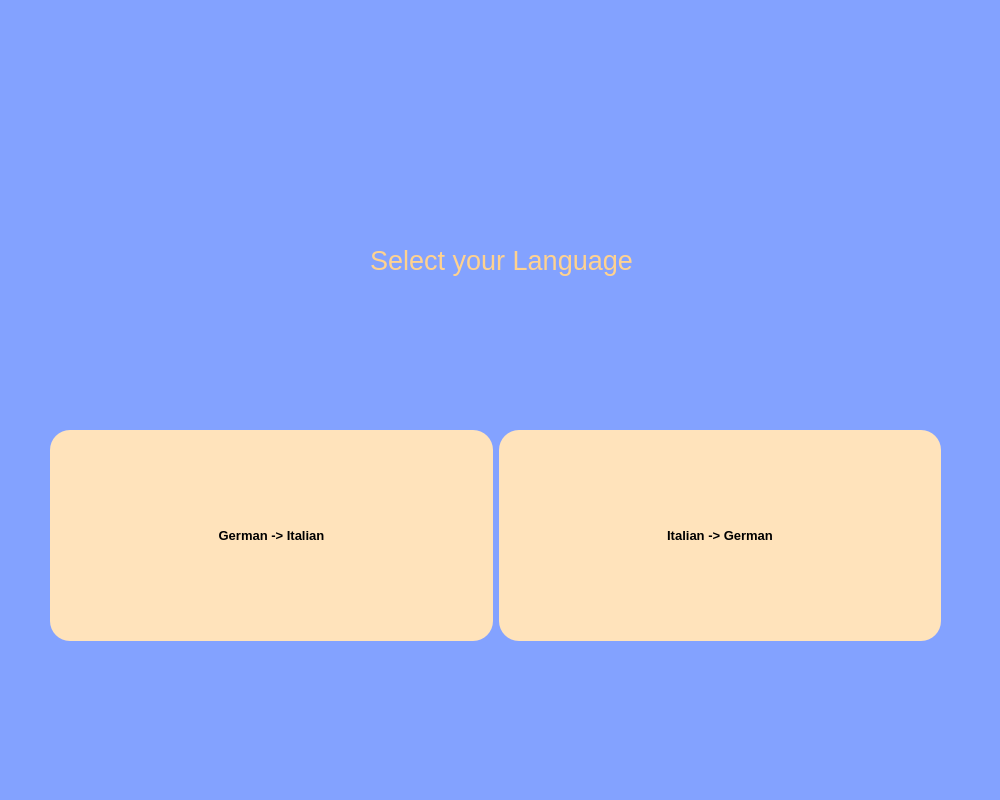
<?xml version="1.0" encoding="UTF-8"?>
<ui version="4.0">
 <class>initialWindow</class>
 <widget class="QWidget" name="initialWindow">
  <property name="geometry">
   <rect>
    <x>0</x>
    <y>0</y>
    <width>1000</width>
    <height>800</height>
   </rect>
  </property>
  <property name="palette">
   <palette>
    <active>
     <colorrole role="WindowText">
      <brush brushstyle="SolidPattern">
       <color alpha="255">
        <red>0</red>
        <green>0</green>
        <blue>0</blue>
       </color>
      </brush>
     </colorrole>
     <colorrole role="Button">
      <brush brushstyle="SolidPattern">
       <color alpha="255">
        <red>255</red>
        <green>255</green>
        <blue>255</blue>
       </color>
      </brush>
     </colorrole>
     <colorrole role="Light">
      <brush brushstyle="SolidPattern">
       <color alpha="255">
        <red>255</red>
        <green>255</green>
        <blue>255</blue>
       </color>
      </brush>
     </colorrole>
     <colorrole role="Midlight">
      <brush brushstyle="SolidPattern">
       <color alpha="255">
        <red>255</red>
        <green>255</green>
        <blue>255</blue>
       </color>
      </brush>
     </colorrole>
     <colorrole role="Dark">
      <brush brushstyle="SolidPattern">
       <color alpha="255">
        <red>127</red>
        <green>127</green>
        <blue>127</blue>
       </color>
      </brush>
     </colorrole>
     <colorrole role="Mid">
      <brush brushstyle="SolidPattern">
       <color alpha="255">
        <red>170</red>
        <green>170</green>
        <blue>170</blue>
       </color>
      </brush>
     </colorrole>
     <colorrole role="Text">
      <brush brushstyle="SolidPattern">
       <color alpha="255">
        <red>0</red>
        <green>0</green>
        <blue>0</blue>
       </color>
      </brush>
     </colorrole>
     <colorrole role="BrightText">
      <brush brushstyle="SolidPattern">
       <color alpha="255">
        <red>255</red>
        <green>255</green>
        <blue>255</blue>
       </color>
      </brush>
     </colorrole>
     <colorrole role="ButtonText">
      <brush brushstyle="SolidPattern">
       <color alpha="255">
        <red>0</red>
        <green>0</green>
        <blue>0</blue>
       </color>
      </brush>
     </colorrole>
     <colorrole role="Base">
      <brush brushstyle="SolidPattern">
       <color alpha="255">
        <red>255</red>
        <green>255</green>
        <blue>255</blue>
       </color>
      </brush>
     </colorrole>
     <colorrole role="Window">
      <brush brushstyle="SolidPattern">
       <color alpha="255">
        <red>255</red>
        <green>255</green>
        <blue>255</blue>
       </color>
      </brush>
     </colorrole>
     <colorrole role="Shadow">
      <brush brushstyle="SolidPattern">
       <color alpha="255">
        <red>0</red>
        <green>0</green>
        <blue>0</blue>
       </color>
      </brush>
     </colorrole>
     <colorrole role="AlternateBase">
      <brush brushstyle="SolidPattern">
       <color alpha="255">
        <red>255</red>
        <green>255</green>
        <blue>255</blue>
       </color>
      </brush>
     </colorrole>
     <colorrole role="ToolTipBase">
      <brush brushstyle="SolidPattern">
       <color alpha="255">
        <red>255</red>
        <green>255</green>
        <blue>220</blue>
       </color>
      </brush>
     </colorrole>
     <colorrole role="ToolTipText">
      <brush brushstyle="SolidPattern">
       <color alpha="255">
        <red>0</red>
        <green>0</green>
        <blue>0</blue>
       </color>
      </brush>
     </colorrole>
    </active>
    <inactive>
     <colorrole role="WindowText">
      <brush brushstyle="SolidPattern">
       <color alpha="255">
        <red>0</red>
        <green>0</green>
        <blue>0</blue>
       </color>
      </brush>
     </colorrole>
     <colorrole role="Button">
      <brush brushstyle="SolidPattern">
       <color alpha="255">
        <red>255</red>
        <green>255</green>
        <blue>255</blue>
       </color>
      </brush>
     </colorrole>
     <colorrole role="Light">
      <brush brushstyle="SolidPattern">
       <color alpha="255">
        <red>255</red>
        <green>255</green>
        <blue>255</blue>
       </color>
      </brush>
     </colorrole>
     <colorrole role="Midlight">
      <brush brushstyle="SolidPattern">
       <color alpha="255">
        <red>255</red>
        <green>255</green>
        <blue>255</blue>
       </color>
      </brush>
     </colorrole>
     <colorrole role="Dark">
      <brush brushstyle="SolidPattern">
       <color alpha="255">
        <red>127</red>
        <green>127</green>
        <blue>127</blue>
       </color>
      </brush>
     </colorrole>
     <colorrole role="Mid">
      <brush brushstyle="SolidPattern">
       <color alpha="255">
        <red>170</red>
        <green>170</green>
        <blue>170</blue>
       </color>
      </brush>
     </colorrole>
     <colorrole role="Text">
      <brush brushstyle="SolidPattern">
       <color alpha="255">
        <red>0</red>
        <green>0</green>
        <blue>0</blue>
       </color>
      </brush>
     </colorrole>
     <colorrole role="BrightText">
      <brush brushstyle="SolidPattern">
       <color alpha="255">
        <red>255</red>
        <green>255</green>
        <blue>255</blue>
       </color>
      </brush>
     </colorrole>
     <colorrole role="ButtonText">
      <brush brushstyle="SolidPattern">
       <color alpha="255">
        <red>0</red>
        <green>0</green>
        <blue>0</blue>
       </color>
      </brush>
     </colorrole>
     <colorrole role="Base">
      <brush brushstyle="SolidPattern">
       <color alpha="255">
        <red>255</red>
        <green>255</green>
        <blue>255</blue>
       </color>
      </brush>
     </colorrole>
     <colorrole role="Window">
      <brush brushstyle="SolidPattern">
       <color alpha="255">
        <red>255</red>
        <green>255</green>
        <blue>255</blue>
       </color>
      </brush>
     </colorrole>
     <colorrole role="Shadow">
      <brush brushstyle="SolidPattern">
       <color alpha="255">
        <red>0</red>
        <green>0</green>
        <blue>0</blue>
       </color>
      </brush>
     </colorrole>
     <colorrole role="AlternateBase">
      <brush brushstyle="SolidPattern">
       <color alpha="255">
        <red>255</red>
        <green>255</green>
        <blue>255</blue>
       </color>
      </brush>
     </colorrole>
     <colorrole role="ToolTipBase">
      <brush brushstyle="SolidPattern">
       <color alpha="255">
        <red>255</red>
        <green>255</green>
        <blue>220</blue>
       </color>
      </brush>
     </colorrole>
     <colorrole role="ToolTipText">
      <brush brushstyle="SolidPattern">
       <color alpha="255">
        <red>0</red>
        <green>0</green>
        <blue>0</blue>
       </color>
      </brush>
     </colorrole>
    </inactive>
    <disabled>
     <colorrole role="WindowText">
      <brush brushstyle="SolidPattern">
       <color alpha="255">
        <red>127</red>
        <green>127</green>
        <blue>127</blue>
       </color>
      </brush>
     </colorrole>
     <colorrole role="Button">
      <brush brushstyle="SolidPattern">
       <color alpha="255">
        <red>255</red>
        <green>255</green>
        <blue>255</blue>
       </color>
      </brush>
     </colorrole>
     <colorrole role="Light">
      <brush brushstyle="SolidPattern">
       <color alpha="255">
        <red>255</red>
        <green>255</green>
        <blue>255</blue>
       </color>
      </brush>
     </colorrole>
     <colorrole role="Midlight">
      <brush brushstyle="SolidPattern">
       <color alpha="255">
        <red>255</red>
        <green>255</green>
        <blue>255</blue>
       </color>
      </brush>
     </colorrole>
     <colorrole role="Dark">
      <brush brushstyle="SolidPattern">
       <color alpha="255">
        <red>127</red>
        <green>127</green>
        <blue>127</blue>
       </color>
      </brush>
     </colorrole>
     <colorrole role="Mid">
      <brush brushstyle="SolidPattern">
       <color alpha="255">
        <red>170</red>
        <green>170</green>
        <blue>170</blue>
       </color>
      </brush>
     </colorrole>
     <colorrole role="Text">
      <brush brushstyle="SolidPattern">
       <color alpha="255">
        <red>127</red>
        <green>127</green>
        <blue>127</blue>
       </color>
      </brush>
     </colorrole>
     <colorrole role="BrightText">
      <brush brushstyle="SolidPattern">
       <color alpha="255">
        <red>255</red>
        <green>255</green>
        <blue>255</blue>
       </color>
      </brush>
     </colorrole>
     <colorrole role="ButtonText">
      <brush brushstyle="SolidPattern">
       <color alpha="255">
        <red>127</red>
        <green>127</green>
        <blue>127</blue>
       </color>
      </brush>
     </colorrole>
     <colorrole role="Base">
      <brush brushstyle="SolidPattern">
       <color alpha="255">
        <red>255</red>
        <green>255</green>
        <blue>255</blue>
       </color>
      </brush>
     </colorrole>
     <colorrole role="Window">
      <brush brushstyle="SolidPattern">
       <color alpha="255">
        <red>255</red>
        <green>255</green>
        <blue>255</blue>
       </color>
      </brush>
     </colorrole>
     <colorrole role="Shadow">
      <brush brushstyle="SolidPattern">
       <color alpha="255">
        <red>0</red>
        <green>0</green>
        <blue>0</blue>
       </color>
      </brush>
     </colorrole>
     <colorrole role="AlternateBase">
      <brush brushstyle="SolidPattern">
       <color alpha="255">
        <red>255</red>
        <green>255</green>
        <blue>255</blue>
       </color>
      </brush>
     </colorrole>
     <colorrole role="ToolTipBase">
      <brush brushstyle="SolidPattern">
       <color alpha="255">
        <red>255</red>
        <green>255</green>
        <blue>220</blue>
       </color>
      </brush>
     </colorrole>
     <colorrole role="ToolTipText">
      <brush brushstyle="SolidPattern">
       <color alpha="255">
        <red>0</red>
        <green>0</green>
        <blue>0</blue>
       </color>
      </brush>
     </colorrole>
    </disabled>
   </palette>
  </property>
  <property name="windowTitle">
   <string>Select Language</string>
  </property>
  <property name="windowIcon">
   <iconset>
    <normaloff>../../../../../Downloads/icona_gioco.png</normaloff>../../../../../Downloads/icona_gioco.png</iconset>
  </property>
  <widget class="QWidget" name="widget" native="true">
   <property name="geometry">
    <rect>
     <x>0</x>
     <y>0</y>
     <width>1000</width>
     <height>800</height>
    </rect>
   </property>
   <property name="styleSheet">
    <string notr="true">QWidget#widget {
	background-color: #83A2FF;
	color: #FFFFFF;
}</string>
   </property>
   <widget class="QLabel" name="label">
    <property name="geometry">
     <rect>
      <x>1</x>
      <y>210</y>
      <width>1001</width>
      <height>101</height>
     </rect>
    </property>
    <property name="sizePolicy">
     <sizepolicy hsizetype="Expanding" vsizetype="Expanding">
      <horstretch>1</horstretch>
      <verstretch>1</verstretch>
     </sizepolicy>
    </property>
    <property name="sizeIncrement">
     <size>
      <width>8</width>
      <height>0</height>
     </size>
    </property>
    <property name="font">
     <font>
      <pointsize>20</pointsize>
     </font>
    </property>
    <property name="styleSheet">
     <string notr="true">border-radius: 50%; /* Makes the label circular */
border: 2px solid #000000; /* Border color and width */
padding: 10px; /* Adjust padding as needed */
background-color: #83A2FF;
color: #FFD28F;
border: none;
</string>
    </property>
    <property name="text">
     <string>Select your Language</string>
    </property>
    <property name="alignment">
     <set>Qt::AlignCenter</set>
    </property>
   </widget>
   <widget class="QWidget" name="horizontalLayoutWidget">
    <property name="geometry">
     <rect>
      <x>50</x>
      <y>430</y>
      <width>891</width>
      <height>211</height>
     </rect>
    </property>
    <layout class="QHBoxLayout" name="horizontalLayout">
     <item>
      <widget class="QPushButton" name="german_to_italian_button">
       <property name="sizePolicy">
        <sizepolicy hsizetype="Expanding" vsizetype="Expanding">
         <horstretch>1</horstretch>
         <verstretch>1</verstretch>
        </sizepolicy>
       </property>
       <property name="font">
        <font>
         <pointsize>10</pointsize>
         <weight>75</weight>
         <italic>false</italic>
         <bold>true</bold>
        </font>
       </property>
       <property name="styleSheet">
        <string notr="true">QPushButton {
	border-radius: 20px; /* Adjust the radius as needed */
	background-color: #FFE3BB;
}
QPushButton:hover {
	background-color: #FFD28F;
	}
QPushButton:pressed {
	background-color: #B4BDFF;
}</string>
       </property>
       <property name="text">
        <string>German -&gt; Italian</string>
       </property>
      </widget>
     </item>
     <item>
      <widget class="QPushButton" name="italian_to_german_button">
       <property name="sizePolicy">
        <sizepolicy hsizetype="Expanding" vsizetype="Expanding">
         <horstretch>1</horstretch>
         <verstretch>1</verstretch>
        </sizepolicy>
       </property>
       <property name="font">
        <font>
         <pointsize>10</pointsize>
         <weight>75</weight>
         <italic>false</italic>
         <bold>true</bold>
        </font>
       </property>
       <property name="styleSheet">
        <string notr="true">QPushButton {
	border-radius: 20px; /* Adjust the radius as needed */
	background-color: #FFE3BB;
}
QPushButton:hover {
	background-color: #FFD28F;
	}
QPushButton:pressed {
	background-color: #B4BDFF;
}</string>
       </property>
       <property name="text">
        <string>Italian -&gt; German</string>
       </property>
      </widget>
     </item>
    </layout>
   </widget>
  </widget>
 </widget>
 <resources/>
 <connections/>
</ui>
